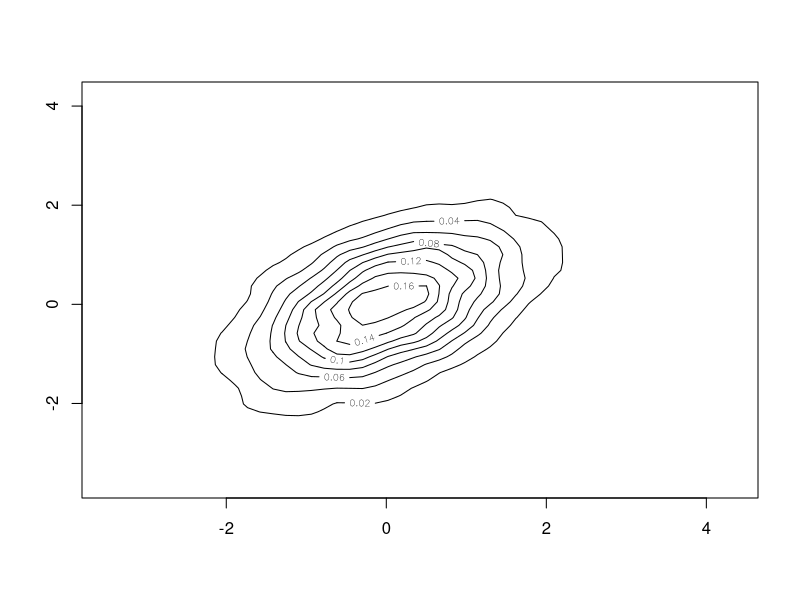
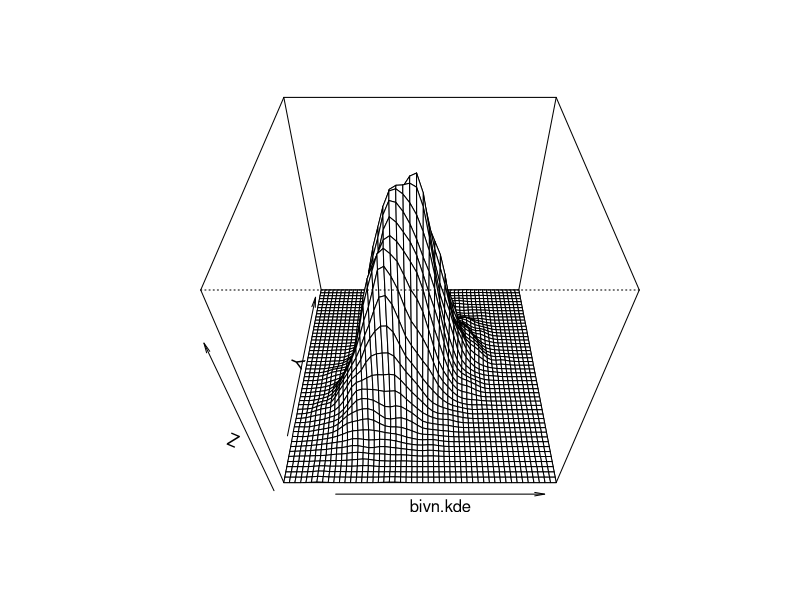

These charts were generated, in order, by the following R code:
rm(list=ls())

# lets first simulate a bivariate normal sample
#MASS IS A COOL LIBRARY OF THINGS DONE IN RIPLEY'S MODERN APPLIED
#STARTITICS WITH (R AND)S
library(MASS)
#This draws a bivariate normal (here 5000 (10,000 numbers divided by
#2 obs, leave mu at zero, leave the first and fourth terms of Sigma,
#change second and third (off diagonal), keeping symmetric, and if you
#make bigger than 1 or less than -1 your will get an error that your
#Sigma is not positive definite, leave 1000 and 2 args alone
bivn <- mvrnorm(10000, mu = c(0, 0), Sigma = matrix(c(1, .5, .5, 1), 2))
# now we do a kernel density estimate
bivn.kde <- kde2d(bivn[,1], bivn[,2], n = 50)
# now plot your results
#First do contour then do 3d (perspecitve plot, args of persp are the
#viewing angle)
contour(bivn.kde)
persp(bivn.kde, phi = 45, theta = 0)

